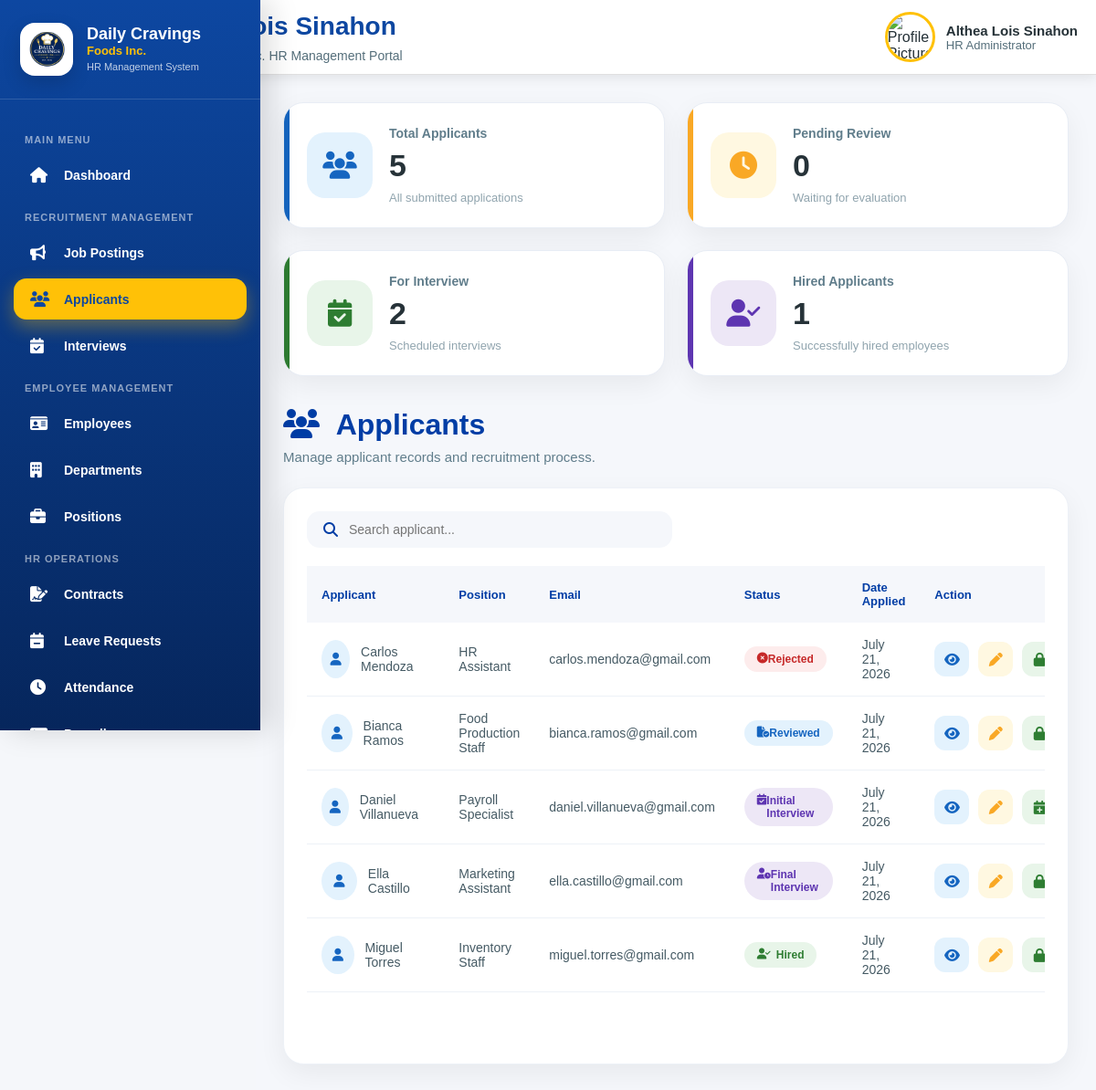
Screenshot of /hr/applicants.php (signed in) with the database file from the repository.
### tables this page shows
CREATE TABLE `applications` (
  `application_id` int(11) NOT NULL,
  `job_id` int(11) DEFAULT NULL,
  `first_name` varchar(100) DEFAULT NULL,
  `middle_name` varchar(100) DEFAULT NULL,
  `last_name` varchar(100) DEFAULT NULL,
  `email` varchar(150) DEFAULT NULL,
  `phone` varchar(20) DEFAULT NULL,
  `birthdate` date DEFAULT NULL,
  `gender` varchar(20) DEFAULT NULL,
  `civil_status` varchar(50) DEFAULT NULL,
  `address` text DEFAULT NULL,
  `expected_salary` decimal(10,2) DEFAULT NULL,
  `available_date` date DEFAULT NULL,
  `resume` varchar(255) DEFAULT NULL,
  `cover_letter` varchar(255) DEFAULT NULL,
  `status` enum('Pending','Reviewed','Shortlisted','Initial Interview','Final Interview','Accepted','Rejected') DEFAULT 'Pending',
  `employee_id` int(11) DEFAULT NULL,
  `created_at` timestamp NOT NULL DEFAULT current_timestamp(),
  `is_hired` enum('No','Yes') DEFAULT 'No'
);

CREATE TABLE `job_postings` (
  `job_id` int(11) NOT NULL,
  `position_id` int(11) DEFAULT NULL,
  `department_id` int(11) DEFAULT NULL,
  `job_title` varchar(100) DEFAULT NULL,
  `salary` decimal(10,2) DEFAULT NULL,
  `employment_type` enum('Full-Time','Part-Time','Contractual','Probationary','Internship') DEFAULT NULL,
  `description` text DEFAULT NULL,
  `location` varchar(150) DEFAULT NULL,
  `vacancies` int(11) DEFAULT 1,
  `requirements` text DEFAULT NULL,
  `responsibilities` text DEFAULT NULL,
  `status` enum('Open','Closed') DEFAULT 'Open',
  `posted_date` date DEFAULT NULL,
  `closing_date` date DEFAULT NULL,
  `created_at` timestamp NOT NULL DEFAULT current_timestamp()
);

### hr/applicants.php (the view, shortened to what this page needs)
<?php
require_once "../config/db.php";
$totalApplicants = $conn->query("
    SELECT COUNT(*)
    FROM applications
")->fetchColumn();
$pendingApplicants = $conn->query("
    SELECT COUNT(*)
    FROM applications
    WHERE status = 'Pending'
")->fetchColumn();
$interviewApplicants = $conn->query("
    SELECT COUNT(*)
    FROM interviews
    WHERE status = 'Scheduled'
")->fetchColumn();
$hiredApplicants = $conn->query("
    SELECT COUNT(*)
    FROM applications
    WHERE is_hired = 'Yes'
")->fetchColumn();
$search = trim($_GET['search'] ?? '');
$sql = "
SELECT
    a.application_id,
    a.first_name,
    a.middle_name,
    a.last_name,
    a.email,
    a.phone,
    a.status,
    a.is_hired,
    a.employee_id,
    a.created_at,
    jp.job_title
FROM applications a
LEFT JOIN job_postings jp
ON a.job_id = jp.job_id
WHERE 1
";
$params = [];
$sql .= "
ORDER BY a.created_at DESC
";
$stmt = $conn->prepare($sql);
$stmt->execute($params);
$applicants = $stmt->fetchAll(PDO::FETCH_ASSOC);
?>
<!DOCTYPE html>
<html lang="en">
<head>
<link rel="stylesheet" href="../assets/css/global.css">
<link rel="stylesheet" href="../assets/css/hr.css">
<link
    rel="stylesheet"
    href="https://cdnjs.cloudflare.com/ajax/libs/font-awesome/6.7.2/css/all.min.css"
>
</head>
<body>
<div class="hr-wrapper">
    <?php require_once "includes/sidebar.php"; ?>
    <div class="hr-content-wrapper">
        <?php require_once "includes/header.php"; ?>
        <main class="hr-main">
            <section class="hr-app-page">
                <div class="hr-app-summary-grid">
                    <div class="hr-app-summary-card blue">
                        <div class="hr-app-summary-icon">
                            <i class="fa-solid fa-users"></i>
                        </div>
                        <div class="hr-app-summary-content">
                            <span>Total Applicants</span>
                            <h2>
                                <?= $totalApplicants; ?>
                            </h2>
                            <p>All submitted applications</p>
                        </div>
                    </div>
                    <div class="hr-app-summary-card yellow">
                        <div class="hr-app-summary-icon">
                            <i class="fa-solid fa-clock"></i>
                        </div>
                        <div class="hr-app-summary-content">
                            <span>Pending Review</span>
                            <h2>
                                <?= $pendingApplicants; ?>
                            </h2>
                            <p>Waiting for evaluation</p>
                        </div>
                    </div>
                    <div class="hr-app-summary-card green">
                        <div class="hr-app-summary-icon">
                            <i class="fa-solid fa-calendar-check"></i>
                        </div>
                        <div class="hr-app-summary-content">
                            <span>For Interview</span>
                            <h2>
                                <?= $interviewApplicants; ?>
                            </h2>
                            <p>Scheduled interviews</p>
                        </div>
                    </div>
                    <div class="hr-app-summary-card purple">
                        <div class="hr-app-summary-icon">
                            <i class="fa-solid fa-user-check"></i>
                        </div>
                        <div class="hr-app-summary-content">
                            <span>Hired Applicants</span>
                            <h2>
                                <?= $hiredApplicants; ?>
                            </h2>
                            <p>Successfully hired employees</p>
                        </div>
                    </div>
                </div>
                <div class="hr-app-header">
                    <div class="hr-app-title">
                        <h1>
                            <i class="fa-solid fa-users"></i>
                            Applicants
                        </h1>
                        <p>Manage applicant records and recruitment process.</p>
                    </div>
                </div>
                <div class="hr-app-table-card">
                    <div class="hr-app-search">
                        <form method="GET">
                            <div class="hr-app-search-box">
                                <i class="fa-solid fa-magnifying-glass"></i>
                                <input
                                    type="text"
                                    name="search"
                                    placeholder="Search applicant..."
                                    value="<?= htmlspecialchars($search); ?>"
                                    autocomplete="off"
                                >
                            </div>
                        </form>
                    </div>
                    <div class="hr-app-table-wrapper">
                        <table class="hr-app-table">
                            <thead>
                                <tr>
                                    <th>Applicant</th>
                                    <th>Position</th>
                                    <th>Email</th>
                                    <th>Status</th>
                                    <th>Date Applied</th>
                                    <th width="230">
                                        Action
                                    </th>
                                </tr>
                            </thead>
                            <tbody>
                            <?php if (!empty($applicants)): ?>
                                <?php foreach ($applicants as $applicant): ?>
                                    <?php
                                    $isHired = (
                                        $applicant['is_hired'] === "Yes"
                                    );
                                    $canInterview = (
                                        $applicant['status'] === "Shortlisted"
                                        ||
                                        $applicant['status'] === "Initial Interview"
                                    );
                                    $status = $isHired
                                        ? "Hired"
                                        : $applicant['status'];
                                    $statusIcons = [
                                        "Pending" => "fa-clock",
                                        "Reviewed" => "fa-file-circle-check",
                                        "Shortlisted" => "fa-list-check",
                                        "Initial Interview" => "fa-calendar-check",
                                        "Final Interview" => "fa-user-clock",
                                        "Accepted" => "fa-circle-check",
                                        "Rejected" => "fa-circle-xmark",
                                        "Hired" => "fa-user-check"
                                    ];
                                    ?>
                                    <tr>
                                        <td>
                                            <div class="hr-applicant-name">
                                                <div class="hr-applicant-avatar">
                                                    <i class="fa-solid fa-user"></i>
                                                </div>
                                                <span>
                                                    <?= htmlspecialchars(
                                                        $applicant['first_name']
                                                        . " "
                                                        .
                                                        $applicant['last_name']
                                                    ); ?>
                                                </span>
                                            </div>
                                        </td>
                                        <td>
                                            <?= htmlspecialchars(
                                                $applicant['job_title'] ?? "N/A"
                                            ); ?>
                                        </td>
                                        <td>
                                            <?= htmlspecialchars(
                                                $applicant['email']
                                            ); ?>
                                        </td>
                                        <td>
                                            <span class="
                                                hr-app-status
                                                <?= strtolower(
                                                    str_replace(
                                                        ' ',
                                                        '-',
                                                        $status
                                                    )
                                                ); ?>
                                            ">
                                                <i class="fa-solid
                                                    <?= $statusIcons[$status] ?? 'fa-circle'; ?>
                                                "></i>
                                                <?= htmlspecialchars($status); ?>
                                            </span>
                                        </td>
                                        <td>
                                            <?= date(
                                                "F d, Y",
                                                strtotime(
                                                    $applicant['created_at']
                                                )
                                            ); ?>
                                        </td>
                                        <td>
                                            <div class="hr-app-actions">
                                                <form
                                                    action="applicant_view.php"
                                                    method="POST"
                                                >
                                                    <button
                                                        type="submit"
                                                        class="hr-app-action view"
                                                        title="View Applicant"
                                                    >
                                                        <i class="fa-solid fa-eye"></i>
                                                    </button>
                                                </form>
                                                                                                <form
                                                    action="applicant_update.php"
                                                    method="POST"
                                                >
                                                    <button
                                                        type="submit"
                                                        class="hr-app-action update"
                                                        title="Update Status"
                                                    >
                                                        <i class="fa-solid fa-pen"></i>
                                                    </button>
                                                </form>
                                                                                                <form
                                                    action="applicant_interview.php"
                                                    method="POST"
                                                >
                                                    <button
                                                        type="submit"
                                                        class="
                                                            hr-app-action
                                                            interview
                                                            <?= !$canInterview ? 'disabled' : ''; ?>
                                                        "
                                                        title="<?= $canInterview
                                                            ? 'Schedule Interview'
                                                            : 'Interview Closed';
                                                        ?>"
                                                        <?= !$canInterview ? "disabled" : ""; ?>
                                                    >
                                                        <i class="fa-solid
                                                            <?= $canInterview
                                                                ? 'fa-calendar-plus'
                                                                : 'fa-lock';
                                                            ?>
                                                        "></i>
                                                    </button>
                                                </form>
                                            </div>
                                        </td>
                                    </tr>
                                <?php endforeach; ?>
                            <?php endif; ?>
                            </tbody>
                        </table>
                    </div>
                </div>
            </section>
        </main>
    </div>
</div>
</body>
</html>

### assets/css/global.css (style rules this page uses)
:root { --primary:#0D47A1; --primary-dark:#08306B; --secondary:#1565C0; --secondary-dark:#0B3D91; --accent:#FFC107; --success:#2E7D32; --warning:#F9A825; --danger:#C62828; --background:#F5F7FA; --card:#FFFFFF; --text:#263238; --text-light:#546E7A; --border:#E0E0E0; --shadow: 0 4px 12px rgba(0,0,0,.08); --shadow-lg: 0 12px 35px rgba(0,0,0,.12); --radius-sm:8px; --radius:12px; --radius-lg:18px; --radius-xl:25px; --sidebar-width:280px; --header-height:75px; --transition:.30s ease; }
* { margin:0; padding:0; box-sizing:border-box; }
html { scroll-behavior:smooth; }
body { font-family: "Segoe UI", Arial, sans-serif; background:var(--background); color:var(--text); overflow-x:hidden; }
button, input, select, textarea { font-family:inherit; }
button { cursor:pointer; }

### rows the page displays
applications: first_name+last_name "Carlos Mendoza", job.job_title "HR Assistant", email "carlos.mendoza@gmail.com", status "Rejected", created_at "July 21, 2026"
applications: first_name+last_name "Bianca Ramos", job.job_title "Food Production Staff", email "bianca.ramos@gmail.com", status "Reviewed", created_at "July 21, 2026"
applications: first_name+last_name "Daniel Villanueva", job.job_title "Payroll Specialist", email "daniel.villanueva@gmail.com", status "Initial Interview", created_at "July 21, 2026"
applications: first_name+last_name "Ella Castillo", job.job_title "Marketing Assistant", email "ella.castillo@gmail.com", status "Final Interview", created_at "July 21, 2026"
applications: first_name+last_name "Miguel Torres", job.job_title "Inventory Staff", email "miguel.torres@gmail.com", is_hired "Hired", created_at "July 21, 2026"

### other values shown
$hr_name "Althea Lois Sinahon"
$totalApplicants "5"
$pendingApplicants "0"
$interviewApplicants "2"
$hiredApplicants "1"
